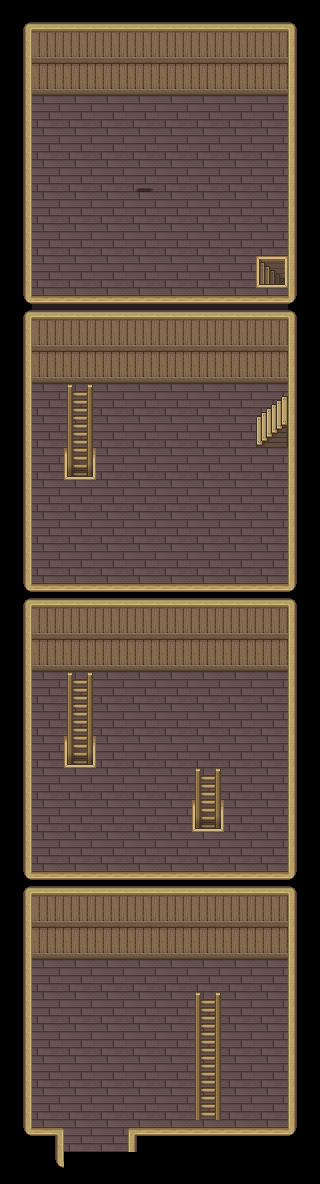

A 2D game scene composited from a Tiled map and its tileset images. What follows is a short description and the map's XML, with each tile layer's data collapsed to a summary:
An orthogonal 10x37 tile map with 32x32 px tiles, 4 tile layers (Tile Layer 1, Tile Layer 2 Collisions, Tile Layer 2 Fringe, Tile Layer 2 Passible), 5 tilesets and 10 objects (7x Waypoint, Start, NPC, Container).

<map version="1.5" tiledversion="1.6.0" orientation="orthogonal" renderorder="right-down" compressionlevel="0" width="10" height="37" tilewidth="32" tileheight="32" infinite="0" nextlayerid="9" nextobjectid="19">
 <editorsettings>
  <export target="../../../src/assets/exported-maps/hermitsTower.json" format="json" />
 </editorsettings>
 <tileset firstgid="1" source="../tilesets/base.tsx" />
 <tileset firstgid="953" source="../tilesets/wall-up.tsx" />
 <tileset firstgid="1049" source="../tilesets/male17-3.tsx" />
 <tileset firstgid="1061" source="../tilesets/shadow-1.tsx" />
 <tileset firstgid="1073" source="../tilesets/icon-item-set.tsx" />
 <layer id="1" name="Tile Layer 1" width="10" height="37" offsetx="0" offsety="-32">
  <data>[370 cells, 369 non-empty, 1 distinct tile ids]</data>
 </layer>
 <layer id="2" name="Tile Layer 2 Collisions" width="10" height="37">
  <properties>
   <property name="hasCollisions" type="bool" value="true" />
  </properties>
  <data>[370 cells, 159 non-empty, 16 distinct tile ids]</data>
 </layer>
 <layer id="3" name="Tile Layer 2 Fringe" width="10" height="37">
  <data>[370 cells, 31 non-empty, 7 distinct tile ids]</data>
 </layer>
 <layer id="4" name="Tile Layer 2 Passible" width="10" height="37">
  <data>[370 cells, 1 non-empty, 1 distinct tile ids]</data>
 </layer>
 <objectgroup id="5" name="Waypoints">
  <object id="1" name="Caltor" type="Waypoint" x="64" y="1120" width="64" height="32">
   <properties>
    <property name="location" value="Caltor" />
   </properties>
  </object>
  <object id="6" name="Level 1 to 2" type="Waypoint" x="192" y="1088" width="32" height="32">
   <properties>
    <property name="toCoordinates" value="{&quot;x&quot;: 5, &quot;y&quot;: 25}" />
   </properties>
  </object>
  <object id="7" name="Level 2 to 1" type="Waypoint" x="192" y="800" width="32" height="32">
   <properties>
    <property name="toCoordinates" value="{&quot;x&quot;: 5, &quot;y&quot;: 34}" />
   </properties>
  </object>
  <object id="9" name="Level 2 to 3" type="Waypoint" x="64" y="736" width="32" height="32">
   <properties>
    <property name="toCoordinates" value="{&quot;x&quot;: 3, &quot;y&quot;: 14}" />
   </properties>
  </object>
  <object id="10" name="Level 3 to 2" type="Waypoint" x="64" y="448" width="32" height="32">
   <properties>
    <property name="toCoordinates" value="{&quot;x&quot;: 3, &quot;y&quot;: 23}" />
   </properties>
  </object>
  <object id="11" name="Level 3 to 4" type="Waypoint" x="256" y="416" width="32" height="32">
   <properties>
    <property name="toCoordinates" value="{&quot;x&quot;: 7, &quot;y&quot;: 8}" />
   </properties>
  </object>
  <object id="12" name="Level 4 to 3" type="Waypoint" x="256" y="256" width="32" height="32">
   <properties>
    <property name="toCoordinates" value="{&quot;x&quot;: 7, &quot;y&quot;: 13}" />
   </properties>
  </object>
 </objectgroup>
 <objectgroup id="6" name="Objects">
  <object id="2" name="Start" x="96" y="1088">
   <point />
  </object>
 </objectgroup>
 <objectgroup id="7" name="NPCs" offsetx="0" offsety="-32">
  <object id="16" name="Hermit" type="NPC" gid="1050" x="128" y="192" width="32" height="32" />
 </objectgroup>
 <objectgroup id="8" name="Containers">
  <object id="17" name="Fire marble" type="Container" gid="1361" x="256" y="160" width="32" height="32">
   <properties>
    <property name="disableWhenEmpty" type="bool" value="true" />
    <property name="instantPickup" type="bool" value="true" />
    <property name="items" value="[{&quot;itemId&quot;: &quot;fire-marble&quot;, &quot;quantity&quot;: 3}]" />
   </properties>
  </object>
 </objectgroup>
</map>
